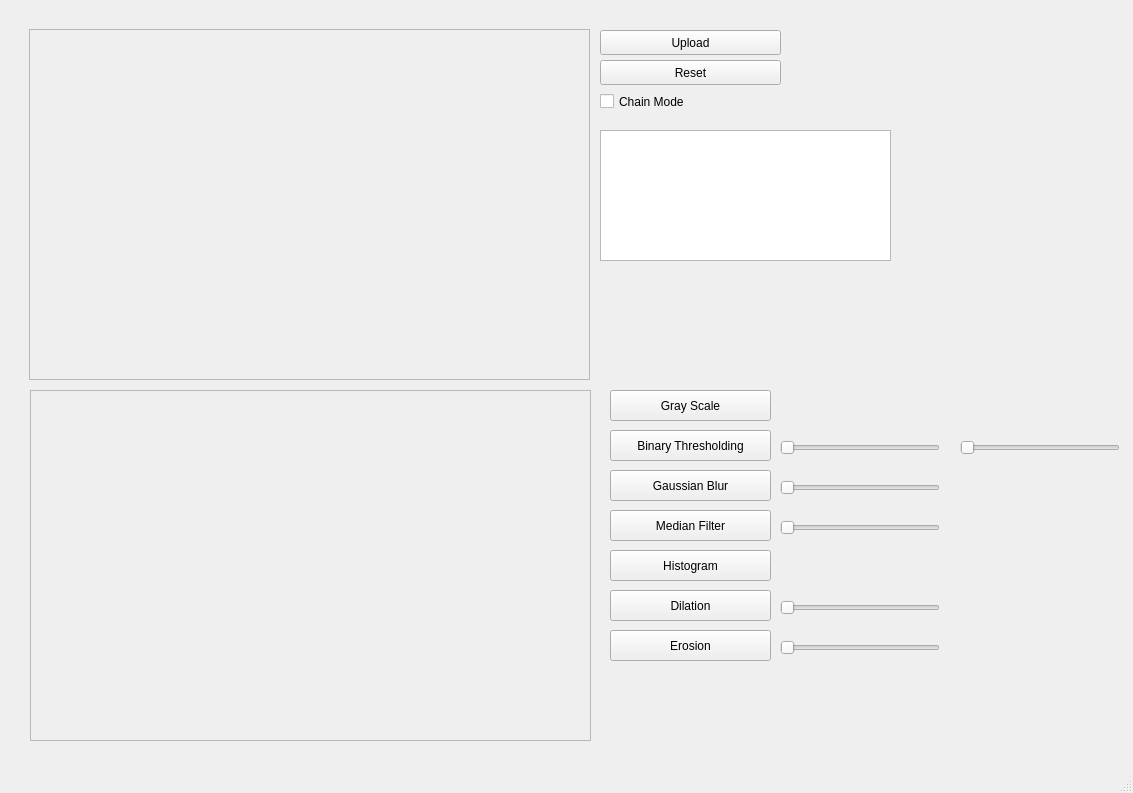
<?xml version="1.0" encoding="UTF-8"?>
<ui version="4.0">
 <class>MainWindow</class>
 <widget class="QMainWindow" name="MainWindow">
  <property name="geometry">
   <rect>
    <x>0</x>
    <y>0</y>
    <width>1133</width>
    <height>793</height>
   </rect>
  </property>
  <property name="windowTitle">
   <string>MainWindow</string>
  </property>
  <widget class="QWidget" name="centralwidget">
   <widget class="QPushButton" name="uploadButton">
    <property name="geometry">
     <rect>
      <x>600</x>
      <y>30</y>
      <width>181</width>
      <height>25</height>
     </rect>
    </property>
    <property name="text">
     <string>Upload</string>
    </property>
   </widget>
   <widget class="QLabel" name="label">
    <property name="geometry">
     <rect>
      <x>30</x>
      <y>30</y>
      <width>561</width>
      <height>351</height>
     </rect>
    </property>
    <property name="text">
     <string/>
    </property>
   </widget>
   <widget class="QFrame" name="frame">
    <property name="geometry">
     <rect>
      <x>29</x>
      <y>29</y>
      <width>561</width>
      <height>351</height>
     </rect>
    </property>
    <property name="frameShape">
     <enum>QFrame::StyledPanel</enum>
    </property>
    <property name="frameShadow">
     <enum>QFrame::Raised</enum>
    </property>
   </widget>
   <widget class="QPushButton" name="threshButton">
    <property name="geometry">
     <rect>
      <x>610</x>
      <y>430</y>
      <width>161</width>
      <height>31</height>
     </rect>
    </property>
    <property name="text">
     <string>Binary Thresholding</string>
    </property>
   </widget>
   <widget class="QFrame" name="frame_1">
    <property name="geometry">
     <rect>
      <x>30</x>
      <y>390</y>
      <width>561</width>
      <height>351</height>
     </rect>
    </property>
    <property name="frameShape">
     <enum>QFrame::StyledPanel</enum>
    </property>
    <property name="frameShadow">
     <enum>QFrame::Raised</enum>
    </property>
   </widget>
   <widget class="QLabel" name="label_1">
    <property name="geometry">
     <rect>
      <x>36</x>
      <y>396</y>
      <width>551</width>
      <height>341</height>
     </rect>
    </property>
    <property name="text">
     <string/>
    </property>
   </widget>
   <widget class="QSlider" name="sliderLow">
    <property name="geometry">
     <rect>
      <x>780</x>
      <y>440</y>
      <width>160</width>
      <height>16</height>
     </rect>
    </property>
    <property name="orientation">
     <enum>Qt::Horizontal</enum>
    </property>
   </widget>
   <widget class="QSlider" name="sliderHigh">
    <property name="geometry">
     <rect>
      <x>960</x>
      <y>440</y>
      <width>160</width>
      <height>16</height>
     </rect>
    </property>
    <property name="orientation">
     <enum>Qt::Horizontal</enum>
    </property>
   </widget>
   <widget class="QPushButton" name="gaussianButton">
    <property name="geometry">
     <rect>
      <x>610</x>
      <y>470</y>
      <width>161</width>
      <height>31</height>
     </rect>
    </property>
    <property name="text">
     <string>Gaussian Blur</string>
    </property>
   </widget>
   <widget class="QSlider" name="sliderKernel">
    <property name="geometry">
     <rect>
      <x>780</x>
      <y>480</y>
      <width>160</width>
      <height>16</height>
     </rect>
    </property>
    <property name="orientation">
     <enum>Qt::Horizontal</enum>
    </property>
   </widget>
   <widget class="QPushButton" name="grayButton">
    <property name="geometry">
     <rect>
      <x>610</x>
      <y>390</y>
      <width>161</width>
      <height>31</height>
     </rect>
    </property>
    <property name="text">
     <string>Gray Scale</string>
    </property>
   </widget>
   <widget class="QSlider" name="sliderMedian">
    <property name="geometry">
     <rect>
      <x>780</x>
      <y>520</y>
      <width>160</width>
      <height>16</height>
     </rect>
    </property>
    <property name="orientation">
     <enum>Qt::Horizontal</enum>
    </property>
   </widget>
   <widget class="QPushButton" name="medianButton">
    <property name="geometry">
     <rect>
      <x>610</x>
      <y>510</y>
      <width>161</width>
      <height>31</height>
     </rect>
    </property>
    <property name="text">
     <string>Median Filter</string>
    </property>
   </widget>
   <widget class="QPushButton" name="histogramButton">
    <property name="geometry">
     <rect>
      <x>610</x>
      <y>550</y>
      <width>161</width>
      <height>31</height>
     </rect>
    </property>
    <property name="text">
     <string>Histogram</string>
    </property>
   </widget>
   <widget class="QPushButton" name="dilationButton">
    <property name="geometry">
     <rect>
      <x>610</x>
      <y>590</y>
      <width>161</width>
      <height>31</height>
     </rect>
    </property>
    <property name="text">
     <string>Dilation</string>
    </property>
   </widget>
   <widget class="QPushButton" name="erosionButton">
    <property name="geometry">
     <rect>
      <x>610</x>
      <y>630</y>
      <width>161</width>
      <height>31</height>
     </rect>
    </property>
    <property name="text">
     <string>Erosion</string>
    </property>
   </widget>
   <widget class="QSlider" name="sliderDilation">
    <property name="geometry">
     <rect>
      <x>780</x>
      <y>600</y>
      <width>160</width>
      <height>16</height>
     </rect>
    </property>
    <property name="orientation">
     <enum>Qt::Horizontal</enum>
    </property>
   </widget>
   <widget class="QSlider" name="sliderErosion">
    <property name="geometry">
     <rect>
      <x>780</x>
      <y>640</y>
      <width>160</width>
      <height>16</height>
     </rect>
    </property>
    <property name="orientation">
     <enum>Qt::Horizontal</enum>
    </property>
   </widget>
   <widget class="QPushButton" name="resetButton">
    <property name="geometry">
     <rect>
      <x>600</x>
      <y>60</y>
      <width>181</width>
      <height>25</height>
     </rect>
    </property>
    <property name="text">
     <string>Reset</string>
    </property>
   </widget>
   <widget class="QCheckBox" name="chainModeCheckBox">
    <property name="geometry">
     <rect>
      <x>600</x>
      <y>90</y>
      <width>111</width>
      <height>23</height>
     </rect>
    </property>
    <property name="text">
     <string>Chain Mode</string>
    </property>
   </widget>
   <widget class="QTextEdit" name="operationsTextEdit">
    <property name="geometry">
     <rect>
      <x>600</x>
      <y>130</y>
      <width>291</width>
      <height>131</height>
     </rect>
    </property>
   </widget>
  </widget>
  <widget class="QMenuBar" name="menubar">
   <property name="geometry">
    <rect>
     <x>0</x>
     <y>0</y>
     <width>1133</width>
     <height>22</height>
    </rect>
   </property>
  </widget>
  <widget class="QStatusBar" name="statusbar"/>
 </widget>
 <resources/>
 <connections/>
</ui>
